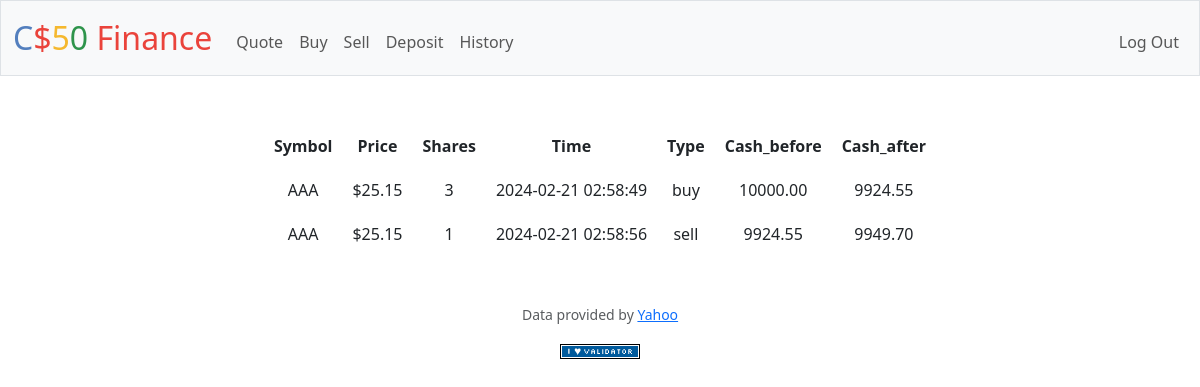
Screenshot of /history (signed in) with the database file from the repository.
### tables this page shows
CREATE TABLE history(
                           history_id INTEGER PRIMARY KEY,
                           user_id INTEGER,
                           symbol TEXT,
                           price NUMERIC,
                           shares INTEGER,
                           time NUMERIC,
                           transaction_type TEXT,
                           cash_before NUMERIC,
                           cash_after NUMERIC,
                           FOREIGN KEY(user_id) REFERENCES users(id)
                );

### app.py (the view)
@app.route("/history")
@login_required
def history():
    results = db.execute("""SELECT * FROM history
                         WHERE user_id = ?""", session["user_id"])
    return render_template("history.html", results=results)

### app.py (called while the page is built)
@app.after_request
def after_request(response):
    response.headers["Cache-Control"] = "no-cache, no-store, must-revalidate"
    response.headers["Expires"] = 0
    response.headers["Pragma"] = "no-cache"
    return response

### helpers.py (called while the page is built)
def login_required(f):
    @wraps(f)
    def decorated_function(*args, **kwargs):
        if session.get("user_id") is None:
            return redirect("/login")
        return f(*args, **kwargs)
    return decorated_function

### templates/history.html (shortened to what this page needs)
{% extends "layout.html" %}
{% block main %}
    <div>
        <table class="section" cellpadding="10">
            <thead>
                <tr>
                    <th>Symbol</th>
                    <th>Price</th>
                    <th>Shares</th>
                    <th>Time</th>
                    <th>Type</th>
                    <th>Cash_before</th>
                    <th>Cash_after</th>
                </tr>
            </thead>
            <tbody>
                {% for result in results %}
                <tr>
                    <td>{{result.symbol}}</td>
                    <td>{{result.price}}</td>
                    <td>{{result.shares}}</td>
                    <td>{{result.time}}</td>
                    <td>{{result.transaction_type}}</td>
                    <td>{{'%.2f' % result.cash_before}}</td>
                    <td>{{'%.2f' % result.cash_after}}</td>
                </tr>
                {% endfor %}
            </tbody>
        </table>
    </div>
{% endblock %}

### static/styles.css (style rules this page uses)
.section { margin-left: auto; margin-right: auto; }

### rows the page displays
history: symbol "AAA", price "$25.15", shares "3", time "2024-02-21 02:58:49", transaction_type "buy", cash_before "10000.00", cash_after "9924.55"
history: symbol "AAA", price "$25.15", shares "1", time "2024-02-21 02:58:56", transaction_type "sell", cash_before "9924.55", cash_after "9949.70"
